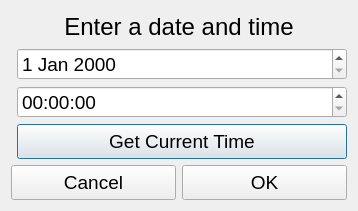
<?xml version="1.0" encoding="UTF-8"?>
<ui version="4.0">
 <class>timeDlg</class>
 <widget class="QDialog" name="timeDlg">
  <property name="geometry">
   <rect>
    <x>0</x>
    <y>0</y>
    <width>356</width>
    <height>211</height>
   </rect>
  </property>
  <property name="windowTitle">
   <string>Edit Event Time</string>
  </property>
  <layout class="QVBoxLayout" name="verticalLayout">
   <item>
    <widget class="QLabel" name="label">
     <property name="font">
      <font>
       <pointsize>18</pointsize>
      </font>
     </property>
     <property name="text">
      <string>Enter a date and time</string>
     </property>
     <property name="alignment">
      <set>Qt::AlignCenter</set>
     </property>
    </widget>
   </item>
   <item>
    <layout class="QFormLayout" name="formLayout">
     <property name="fieldGrowthPolicy">
      <enum>QFormLayout::AllNonFixedFieldsGrow</enum>
     </property>
     <item row="0" column="1">
      <widget class="QDateEdit" name="dateEdit">
       <property name="font">
        <font>
         <pointsize>14</pointsize>
        </font>
       </property>
      </widget>
     </item>
     <item row="1" column="1">
      <widget class="QTimeEdit" name="timeEdit">
       <property name="font">
        <font>
         <pointsize>14</pointsize>
        </font>
       </property>
       <property name="time">
        <time>
         <hour>0</hour>
         <minute>0</minute>
         <second>0</second>
        </time>
       </property>
       <property name="displayFormat">
        <string>hh:mm:ss</string>
       </property>
      </widget>
     </item>
     <item row="2" column="1">
      <widget class="QPushButton" name="pbGetCurrentTime">
       <property name="minimumSize">
        <size>
         <width>165</width>
         <height>35</height>
        </size>
       </property>
       <property name="font">
        <font>
         <pointsize>14</pointsize>
        </font>
       </property>
       <property name="text">
        <string>Get Current Time</string>
       </property>
      </widget>
     </item>
    </layout>
   </item>
   <item>
    <layout class="QHBoxLayout" name="horizontalLayout">
     <item>
      <widget class="QPushButton" name="cancelBtn">
       <property name="minimumSize">
        <size>
         <width>165</width>
         <height>35</height>
        </size>
       </property>
       <property name="font">
        <font>
         <pointsize>14</pointsize>
        </font>
       </property>
       <property name="text">
        <string>Cancel</string>
       </property>
      </widget>
     </item>
     <item>
      <widget class="QPushButton" name="okBtn">
       <property name="minimumSize">
        <size>
         <width>165</width>
         <height>35</height>
        </size>
       </property>
       <property name="font">
        <font>
         <pointsize>14</pointsize>
        </font>
       </property>
       <property name="text">
        <string>OK</string>
       </property>
      </widget>
     </item>
    </layout>
   </item>
  </layout>
 </widget>
 <resources/>
 <connections/>
</ui>
